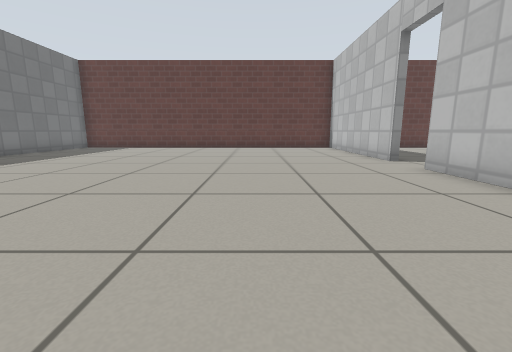
view 1 (above)

23 first-person views from a walk through a world built for the Gazebo simulator. The camera is 0.5 m above the floor, tilts 10° down and sees 90° across. The floor is counted in squares, 0.5 m on a side. Each view is taken from the middle of a square. On the plan, view 1 faces up. The plan holds only what a view shows up to about 11 squares ahead; the rest is blank. The place goes on beyond the plan. Robots are left out. Simple patterns stand in for the simulator's built-in surfaces.

view 2
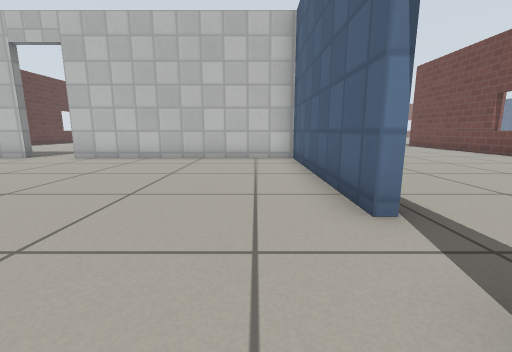

view 3
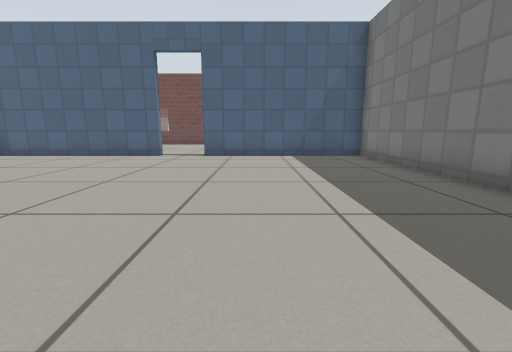

view 4
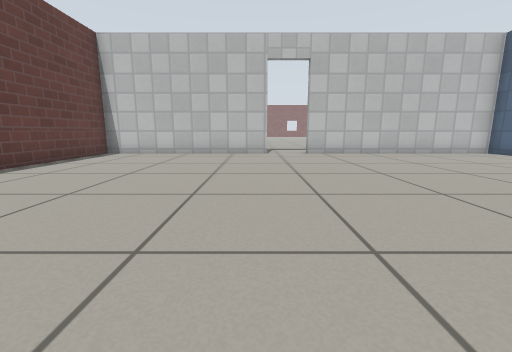

view 5
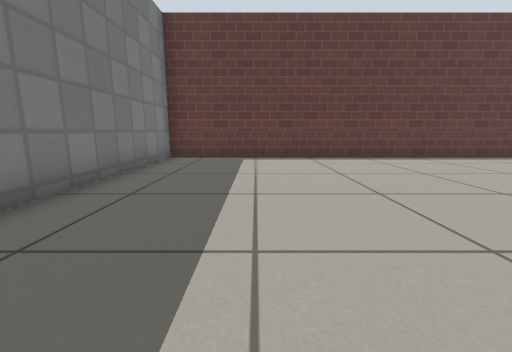

view 6
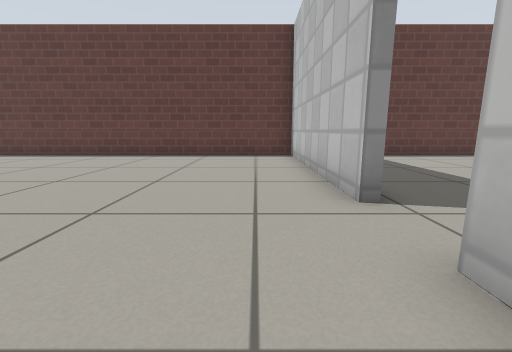

view 7
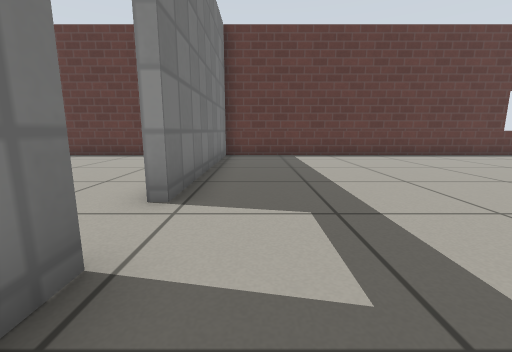

view 8
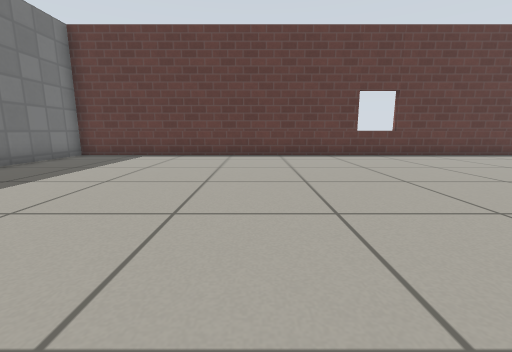

view 9
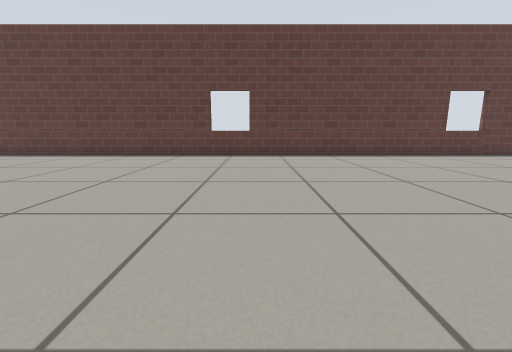

view 10
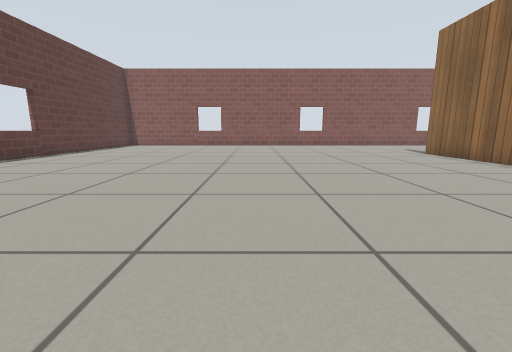

view 11
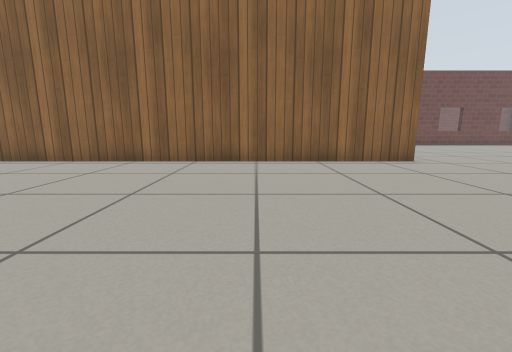

view 12
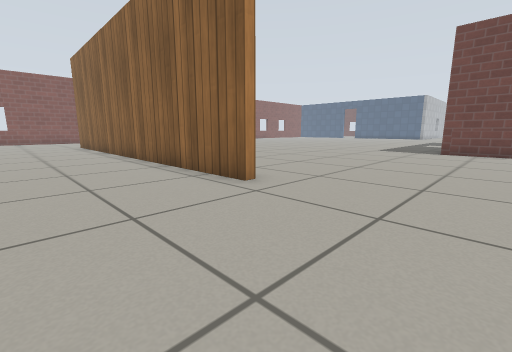

view 13
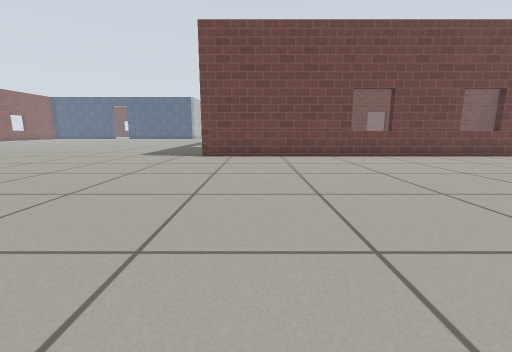

view 14
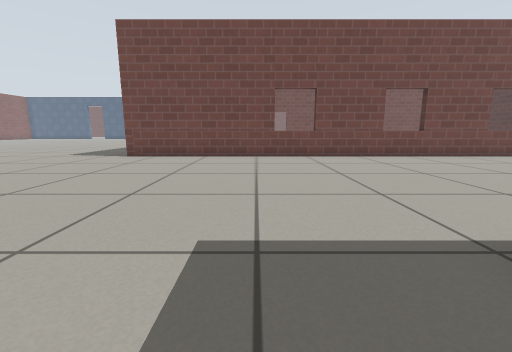

view 15
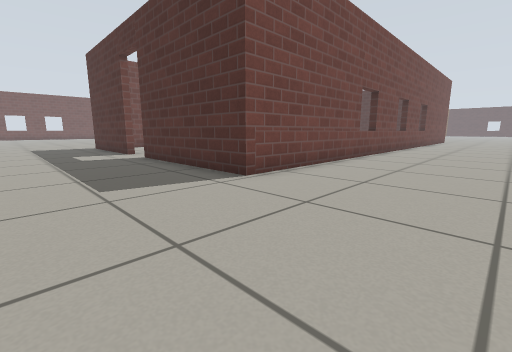

view 16
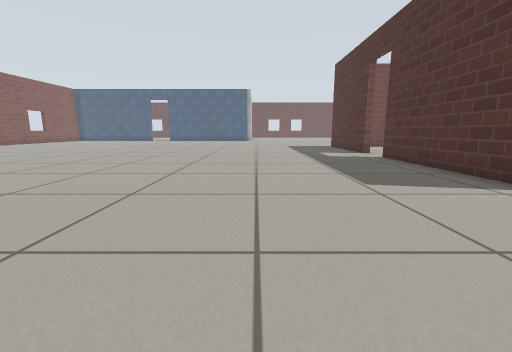

view 17
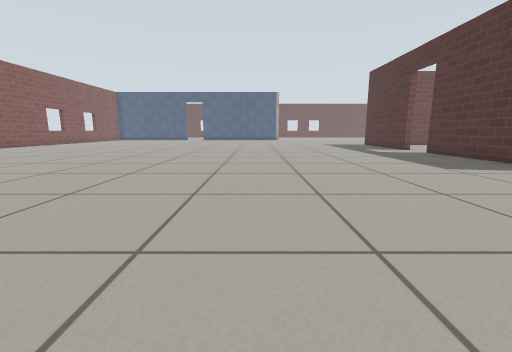

view 18
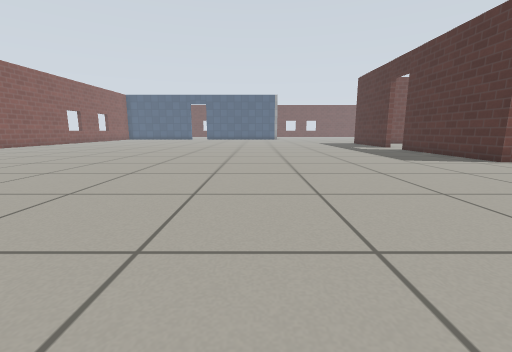

view 19
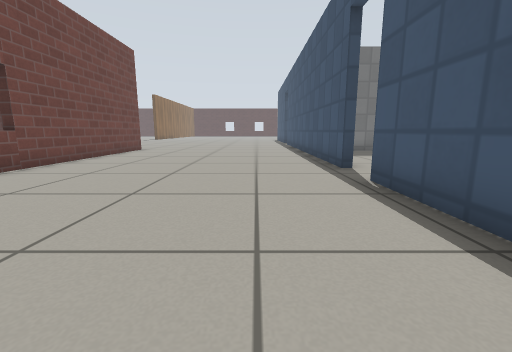

view 20
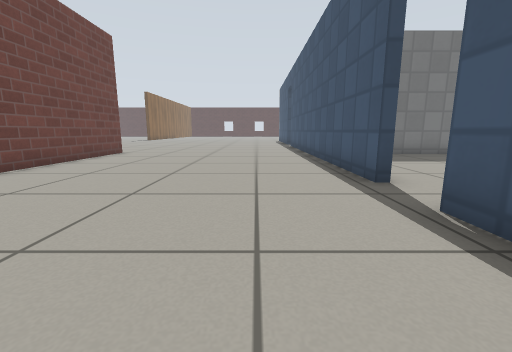

view 21
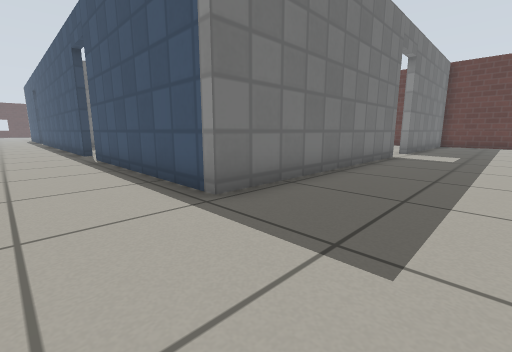

view 22
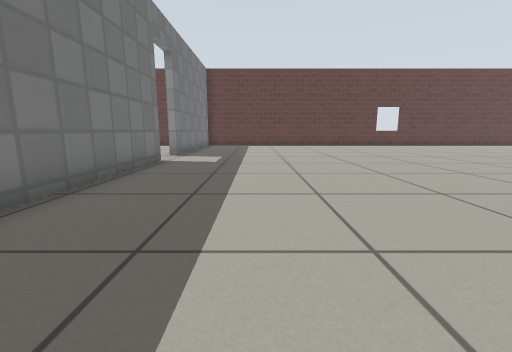

view 23
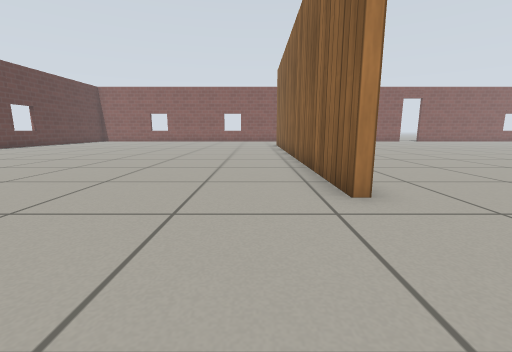

### Floor plan
Points are (right, up) in squares from view 1. A wall is a line through its corners. A room is listed if a view was taken in it or the views show most of it. See-through windows are left out.
Room 1 (views 1, 2, 3, 4, 5, 6)
walls: (4.5, 8.5) (4.5, 15.6) (-10.2, 15.6) (-10.2, 9.1); (-10.2, 4.9) (-10.2, -1.4) (-3.9, -1.4); (-2.2, -1.4) (4.5, -1.4) (4.5, 6.8)
ways out: open door at (-3, -1.5) to room 2; open door at (5, 7.5) to room 2
Room 2 (views 7, 8, 9, 10, 11, 12, 13, 14, 15, 16, 17, 18, 19, 20, 21, 22, 23)
walls: (13.8, -0.9) (13.8, -0.5) (28.4, -0.5); (4.8, 6.8) (4.8, -1.7) (-2.1, -1.7); (12.1, -17.6) (12.1, -18.5); (-3.9, -1.7) (-10.5, -1.7); (28.5, 15.6) (4.8, 15.6) (4.8, 8.5); (-10.5, -10.2) (12.1, -10.2) (12.1, -15.9)
ways out: open door at (-3, -1.5) to room 1; open door at (5, 7.5) to room 1; open door at (12, -16.5)

Positions as (right, up) in squares from view 1, and headings:
1: (0, 0), facing up
2: (-5, 0), facing right
3: (-6, 9), facing down
4: (-7, 9), facing right
5: (-7, 6), facing up
6: (3, 5), facing up
7: (6, 5), facing up
8: (12, 5), facing up
9: (18, 5), facing up
10: (17, 7), facing right
11: (19, 8), facing down
12: (10, 3), facing down-right
13: (10, 0), facing down
14: (7, 0), facing down
15: (16, -6), facing down-left
16: (17, -6), facing down
17: (20, -4), facing down
18: (20, -2), facing down
19: (3, -4), facing left
20: (1, -4), facing left
21: (8, -4), facing up-left
22: (8, -2), facing up
23: (10, 1), facing right
